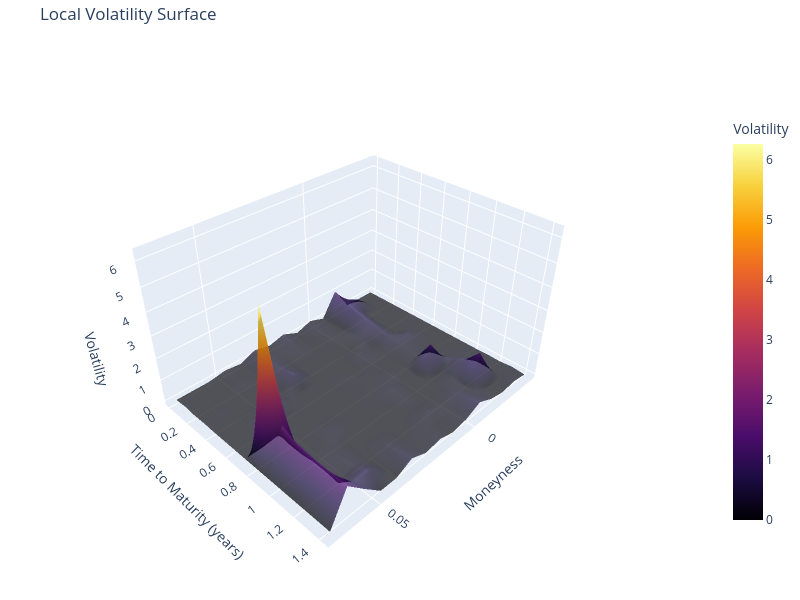

Notebook source saved alongside this figure:
### Markdown cell above
### Get Interpolation and Regression (as comparison)

### Code cell
spline = get_spline(calls_out)
local_vol_surface = dupire_local_vol(calls_out,spline,n_t=15,n_y=15)
plot_local_vol_surface(calls_out,local_vol_surface)

### Figure 1 — Plotly figure (JSON) as saved in the notebook; plotly's stock layout.template omitted (floating-point values rounded to 4 significant figures; data arrays with more than 128 entries replaced by an {"elided": "..."} marker saying what was removed)
{"data": [{"colorbar": {"len": 0.75, "title": {"text": "Volatility"}, "x": 1.02}, "colorscale": [[0, "#000004"], [0.1111, "#1b0c41"], [0.2222, "#4a0c6b"], [0.3333, "#781c6d"], [0.4444, "#a52c60"], [0.5556, "#cf4446"], [0.6667, "#ed6925"], [0.7778, "#fb9b06"], [0.8889, "#f7d13d"], [1, "#fcffa4"]], "opacity": 0.7, "showscale": true, "type": "surface", "x": {"elided": "15x15 float values"}, "y": {"elided": "15x15 float values"}, "z": {"elided": "15x15 float values"}}], "layout": {"height": 600, "margin": {"b": 0, "l": 0, "r": 50, "t": 40}, "scene": {"aspectratio": {"x": 1, "y": 0.8, "z": 0.6}, "xaxis": {"title": {"text": "Moneyness"}}, "yaxis": {"title": {"text": "Time to Maturity (years)"}}, "zaxis": {"title": {"text": "Volatility"}}}, "title": {"text": "Local Volatility Surface"}, "width": 800}}
